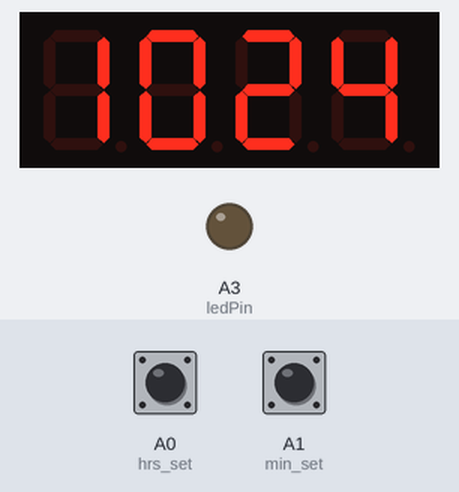
A sketch run on a simulated Arduino Uno, built with avr-gcc and run on an emulated ATmega328P. Shown: 4-digit seven-segment display, output pins drawn as LEDs (lit = HIGH). Inputs (shaded band) come from the test bench; at power-on: A0 (hrs_set) HIGH, A1 (min_set) HIGH. The local clock reads 2024-03-15 10:24:30 at power-on unless the sketch sets it.

Above: at 1.2 s.
1.3 s: A0 (hrs_set) pulled LOW for 0.15 s
At 3.1 s:
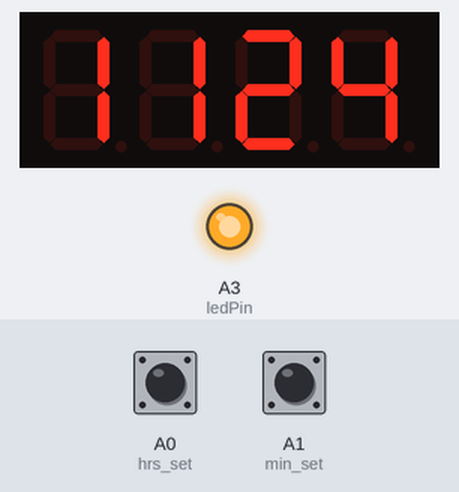
3.2 s: A1 (min_set) pulled LOW for 0.15 s
At 5.0 s:
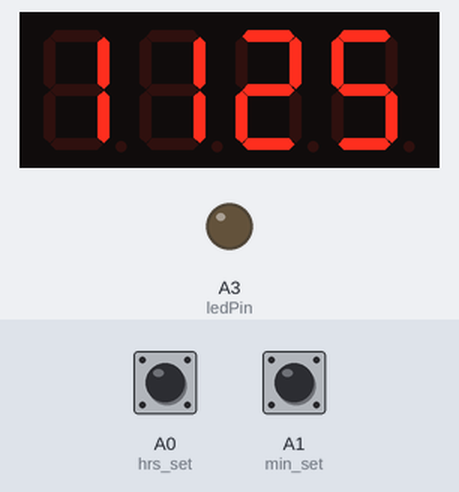
5.1 s: A0 (hrs_set) pulled LOW for 1 s
At 7.5 s:
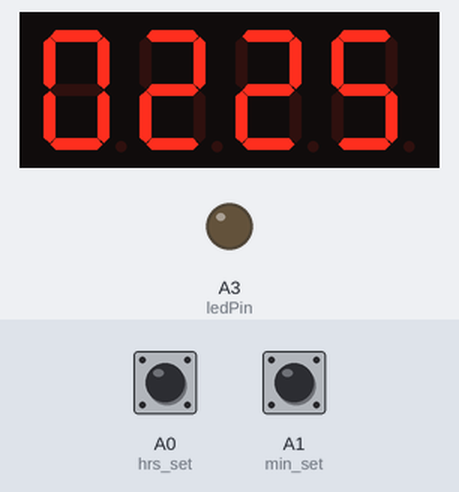
7.6 s: A1 (min_set) pulled LOW for 1 s
At 9.06 s:
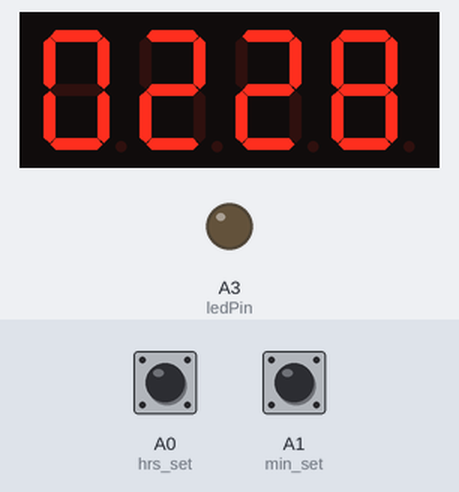
Timing chart, 0 to 11.1 s (numbered marks = the images above; inputs shaded):
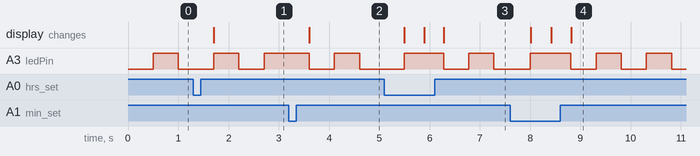

The sketch:

keep_sev_seg_clock_rtc.ino
```cpp
//----------(C)Electronics-project-hub.com------------//
#include "SevSeg.h"
#include <DS3231.h>
DS3231  rtc(SDA, SCL);
Time  t;
SevSeg Display;
const int hrs_set = A0;
const int min_set = A1;
const int ledPin =  A3;
unsigned int number = 0;
const long interval = 500;
unsigned long startMillis;
unsigned long currentMillis;
unsigned long previousMillis = 0;
unsigned int Hour = 0;
unsigned int hrs_var = 0;
unsigned int min_var = 0;
int ledState = LOW;

void setup()
{
  rtc.begin();
  pinMode(ledPin, OUTPUT);
  pinMode(hrs_set, INPUT_PULLUP);
  pinMode(min_set, INPUT_PULLUP);
  byte numDigits = 4;
  byte digitPins[] = {10, 11, 12, 13};
  byte segmentPins[] = {2, 3, 4, 5, 6, 7, 8, 9};
  bool resistorsOnSegments = false;
  bool updateWithDelays = false;
  byte hardwareConfig = COMMON_CATHODE;
  bool leadingZeros = true;
  bool disableDecPoint = true;
  Display.begin(hardwareConfig, numDigits, digitPins, segmentPins, resistorsOnSegments, updateWithDelays, leadingZeros, disableDecPoint);
  Display.setBrightness(100);
}

void loop()
{
  unsigned long currentMillis = millis();
  if (currentMillis - previousMillis >= interval)
  {
    previousMillis = currentMillis;
    if (ledState == LOW)
    {
      ledState = HIGH;
    }
    else
    {
      ledState = LOW;
    }
    digitalWrite(ledPin, ledState);
  }
  t = rtc.getTime();
  Hour = t.hour;
  hrs_var = t.hour;
  min_var = t.min;
  if (t.hour > 12)
  {
    if (t.hour == 13) Hour = 1;
    if (t.hour == 14) Hour = 2;
    if (t.hour == 15) Hour = 3;
    if (t.hour == 16) Hour = 4;
    if (t.hour == 17) Hour = 5;
    if (t.hour == 18) Hour = 6;
    if (t.hour == 19) Hour = 7;
    if (t.hour == 20) Hour = 8;
    if (t.hour == 21) Hour = 9;
    if (t.hour == 22) Hour = 10;
    if (t.hour == 23) Hour = 11;
  }
  else
  {
    if (t.hour == 0) Hour = 12;
  }
  number = Hour * 100 + t.min;
  Display.setNumber(number);
  Display.refreshDisplay();
  if (digitalRead(hrs_set) == LOW)
  {
    hrs_var += 1;
    if (hrs_var > 23) hrs_var = 0;
    rtc.setTime(hrs_var, min_var, 0);
    for (int i = 0; i < 1000; i ++)
    {
      Display.setNumber(number);
      Display.refreshDisplay();
    }
  }
  if (digitalRead(min_set) == LOW)
  {
    min_var += 1;
    if (min_var >= 60) min_var = 0;
    rtc.setTime(hrs_var, min_var, 0);
    for (int i = 0; i < 1000; i ++)
    {
      Display.setNumber(number);
      Display.refreshDisplay();
    }
  }
}
//----------(C)Electronics-project-hub.com------------//
```

Measured:
- after the input at 1.3 s, the display: changes after 0.41 s (image 1)
- after the input at 3.2 s, the display: changes after 0.41 s (image 2)
- after the input at 5.1 s, the display: first changes after 0.40 s (image 3 shows a later state)
- after the input at 7.6 s, the display: first changes after 0.41 s (image 4 shows a later state)
- by itself, A3 (ledPin): repeats every 1.0 s: LOW 0.50 s, HIGH 0.50 s
